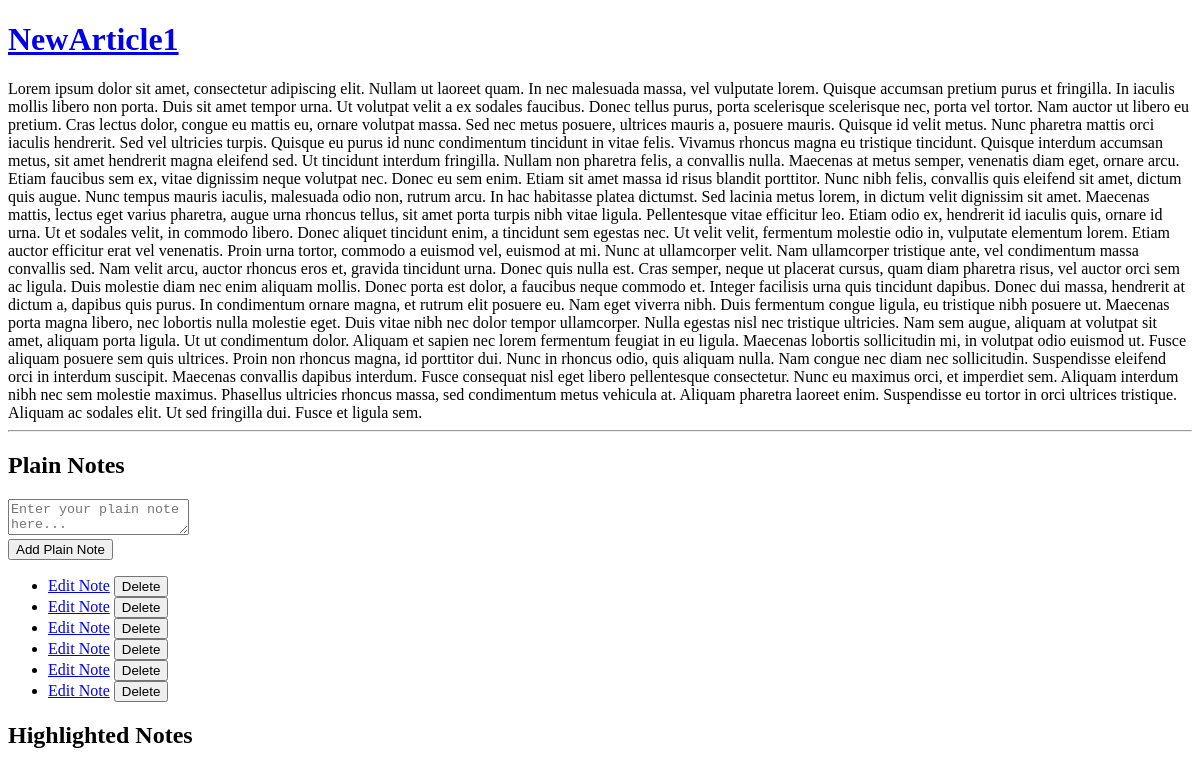
The app's page /article/1/, older data.
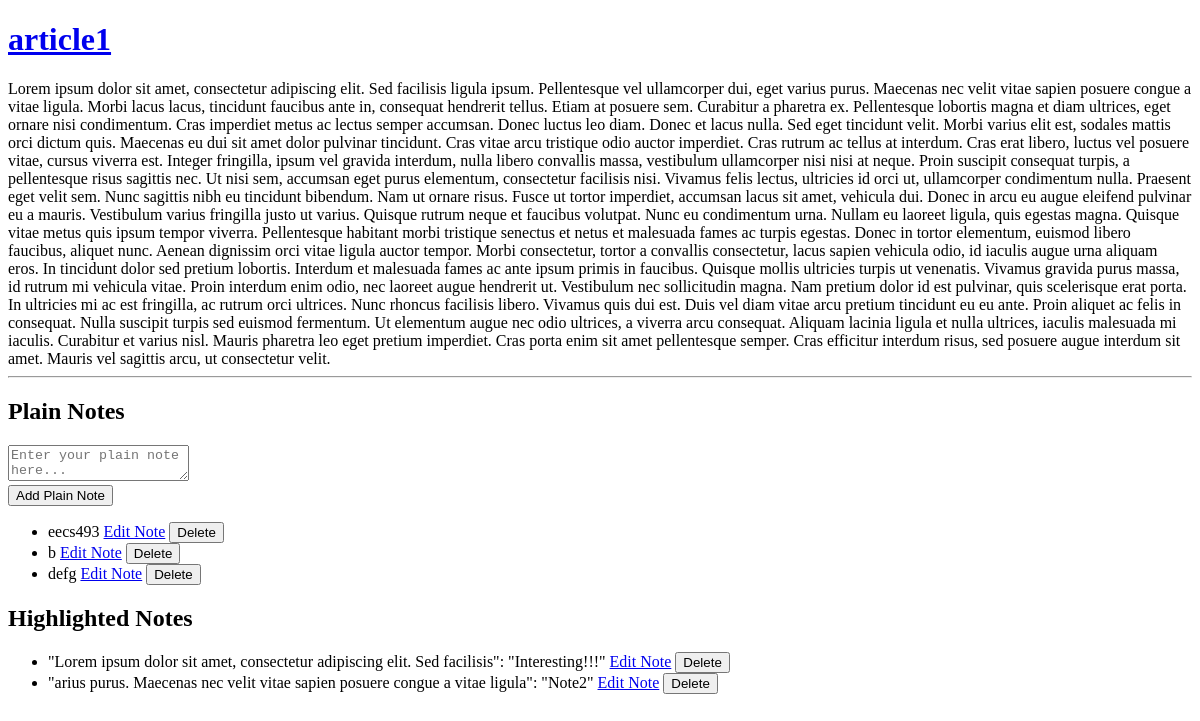
The same page, newer data.
### notes/models.py (models this page shows, shortened)
class Article(models.Model):
    title = models.CharField(max_length=200)
    content = models.TextField()

class PlainNote(models.Model):
    article = models.ForeignKey(
        Article, on_delete=models.CASCADE, related_name='plain_notes')
    text = models.TextField()

class HighlightedNote(models.Model):
    article = models.ForeignKey(
        Article, on_delete=models.CASCADE, related_name='highlighted_notes')
    selected_text = models.TextField()
    note_text = models.TextField()
    start_position = models.IntegerField(default=0)
    end_position = models.IntegerField(default=0)

### notes/views.py (the view, shortened to what this page needs)
# urls.py: path('article/<int:article_id>/', views.article_view, name='article_view'),
def article_view(request, article_id):
    article = get_object_or_404(Article, pk=article_id)
    plain_notes = article.plain_notes.all()
    highlighted_notes = article.highlighted_notes.all()
    return render(request, 'article.html', {
        'article': article,
        'plain_notes': plain_notes,
        'highlighted_notes': highlighted_notes
    })

### notes/templates/article.html (shortened to what this page needs)
<!DOCTYPE html>
<html lang="en">
  <head>
  </head>
  <body>
    <a href="{%url 'notes:index'%}"><h1>{{ article.title }}</h1></a>
    <div id="content">{{ article.content|safe }}</div>
    <hr />
    <h2>Plain Notes</h2>
    <form method="post">
      <textarea
        name="plain_note_text"
        placeholder="Enter your plain note here..."
      ></textarea
      ><br />
      <button type="submit" name="plain_note">Add Plain Note</button>
    </form>
    <ul>
      {% for note in plain_notes %}
      <li>
        {{ note.text }}
        <a
          href="{% url 'notes:edit_plain_note' note.id %}?next={{ request.build_absolute_uri }}"
          >Edit Note</a
        >
        <form
          action="{% url 'notes:delete_note' note.id %}"
          method="POST"
          style="display: inline"
        >
          <button
            type="submit"
            class="btn btn-danger"
            onclick="return confirm('Are you sure?');"
          >
            Delete
          </button>
        </form>
      </li>
      {% endfor %}
    </ul>
    <h2>Highlighted Notes</h2>
    <ul>
      {% for note in highlighted_notes %}
      <li>
        "{{ note.selected_text }}": "{{ note.note_text }}"
        <a
          href="{% url 'notes:edit_highlighted_note' note.id %}?next={{ request.build_absolute_uri }}"
          >Edit Note</a
        >
        <form
          action="{% url 'notes:delete_highlighted_note' note.id %}"
          method="POST"
          style="display: inline"
        >
          <button
            type="submit"
            class="btn btn-danger"
            onclick="return confirm('Are you sure?');"
          >
            Delete
          </button>
        </form>
      </li>
      {% endfor %}
    </ul>
  </body>
</html>

Row changes from the older to the newer data that the page shows:
changed Article: title "NewArticle1" → "article1"; content "…amet, consectetur adipiscing elit. Nullam ut laoreet quam. In nec malesuada massa, vel vulputate lorem. Quisque accumsan pretium purus et fringilla. In iaculis mollis libero non porta. Duis sit amet tempor urna. Ut volutpat velit a ex sodales faucibus. Donec tellus purus, porta scelerisque scelerisque nec, porta vel tortor. Nam auctor ut libero eu pretium. Cras lectus dolor, congue eu mattis eu, ornare volutpat massa. Sed nec metus posuere, ultrices mauris a, posuere mauris. Quisque id velit metus. Nunc pharetra mattis orci iaculis hendrerit. Sed vel ultricies turpis. Quisque eu purus id nunc condimentum tincidunt in vitae felis. Vivamus rhoncus magna eu tristique tincidunt. Quisque…" → "…amet, consectetur adipiscing elit. Sed facilisis ligula ipsum. Pellentesque vel ullamcorper dui, eget varius purus. Maecenas nec velit vitae sapien posuere congue a vitae ligula. Morbi lacus lacus, tincidunt faucibus ante in, consequat hendrerit tellus. Etiam at posuere sem. Curabitur a pharetra ex. Pellentesque lobortis magna et diam ultrices, eget ornare nisi condimentum. Cras imperdiet metus ac lectus semper accumsan. Donec luctus leo diam. Donec et lacus nulla. Sed eget tincidunt velit. Morbi varius elit est, sodales mattis orci dictum quis. Maecenas eu dui sit amet dolor pulvinar tincidunt. Cras vitae arcu tristique odio auctor imperdiet. Cras rutrum ac tellus at interdum. Cras erat…"
now on this page (row edited): PlainNote: text "eecs493"
now on this page (row edited): PlainNote: text "b"
now on this page (row edited): PlainNote: text "defg"
now on this page (row edited): HighlightedNote: selected_text "Lorem ipsum dolor sit amet, consectetur adipiscing elit. Sed facilisis", note_text "Interesting!!!"
added HighlightedNote: selected_text "arius purus. Maecenas nec velit vitae sapien posuere congue a vitae ligula", note_text "Note2"
